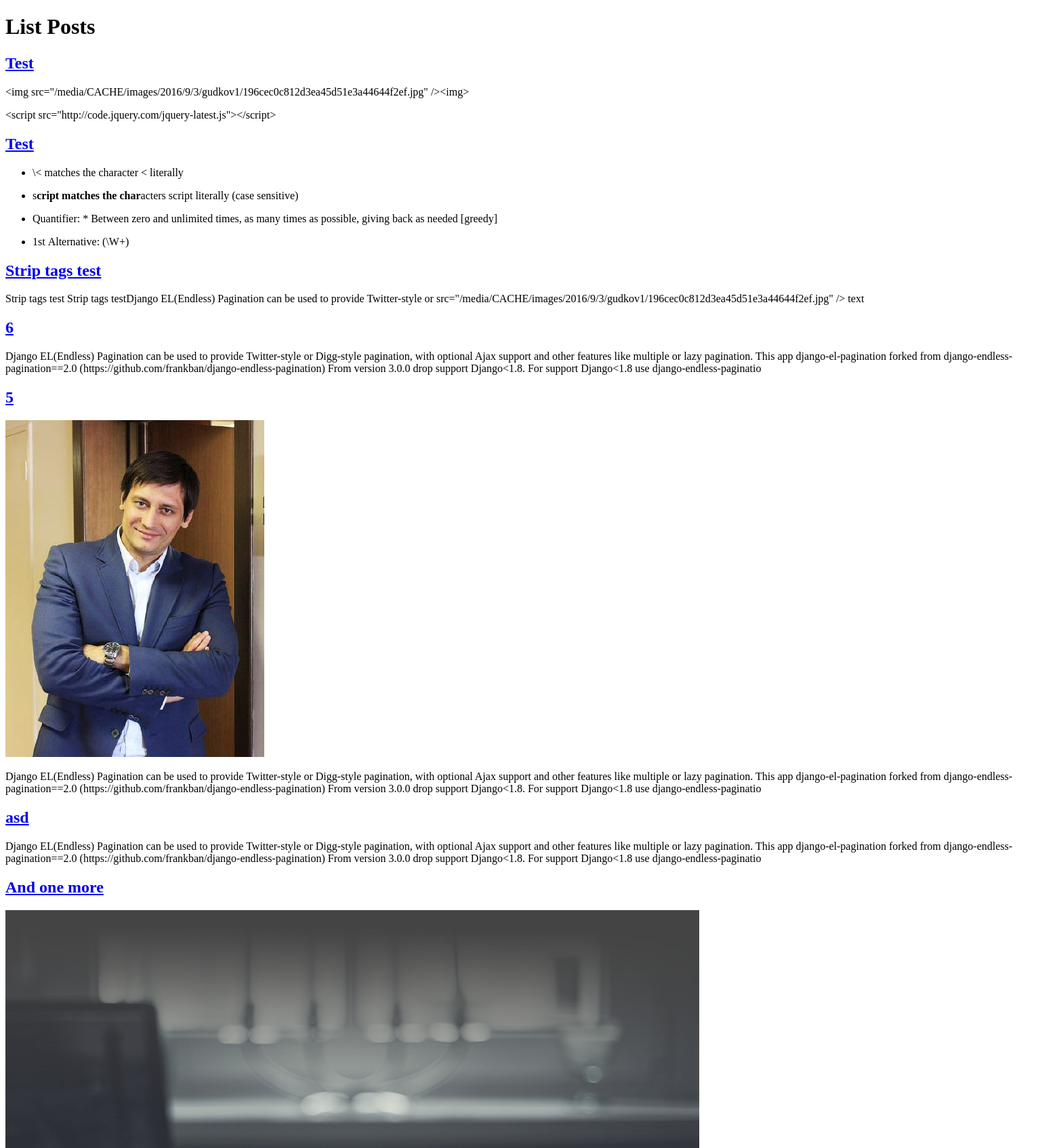
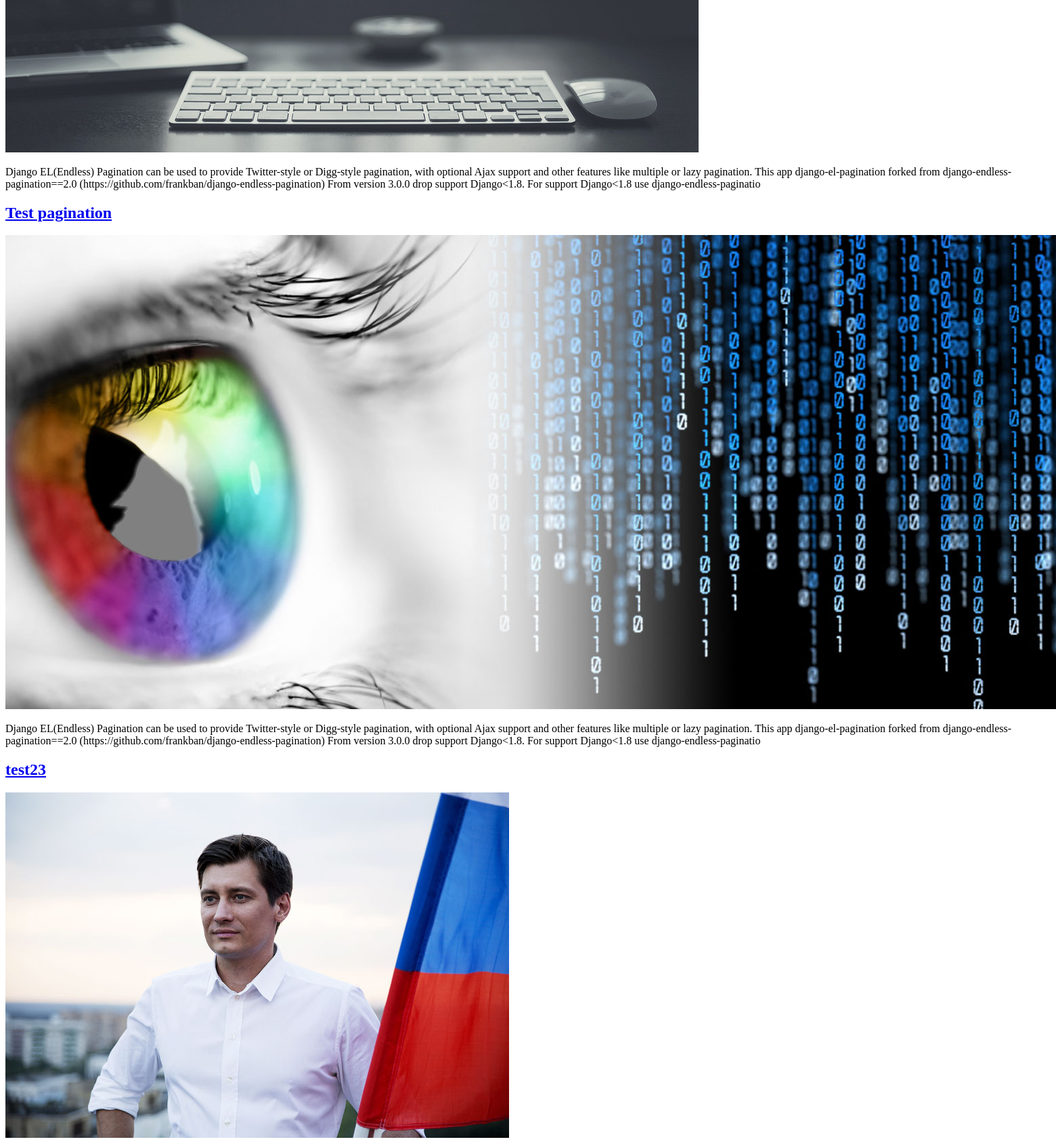
The page / (upper part) on the database its author committed (2 pictures, top to bottom).
### blog/models.py (models this page shows, shortened)
class Post(models.Model):
    title = models.CharField(max_length=150)
    description = RichTextField(max_length = 500, config_name = "description",
                                blank=True)
    text = RichTextUploadingField(config_name = "post")
    today = datetime.date.today()
    post_image = models.ImageField(upload_to =
                        str(today.year)+'/'
                        +str(today.month)+'/'+str(today.day)+'/', blank=True)
    post_image.short_description = 'Image'
    def get_image(self):
        return mark_safe('<img src="%s" />' % (self.post_thumbnail.url))
    get_image.short_description = 'Thumbnail'
    post_thumbnail = ImageSpecField(source='post_image',
                                processors=[ResizeToFit(640, 480)],
                                format='JPEG',
                                options={'quality': 85})
    created = models.DateTimeField(auto_now_add=True)
    edited = models.DateTimeField(auto_now=True)
    published = models.DateTimeField(default=timezone.now)
    author = models.ForeignKey('User') ###
    category = models.ForeignKey('Category')
    tags = models.ManyToManyField('Tag',
                                        related_name='posts',
                                        related_query_name='post',
                                        blank=True)
    url = models.SlugField(blank=True)
    STATUS = (
                ("D", "Draft"),
                ("P","Published"),
    )
    status = models.CharField(max_length=1, choices=STATUS, default="D")
    ordering = ('-published',)
    def get_absolute_url(self):
        cat_url = slugify(self.category)
        post_url = slugify(self.title)
        return "/%s/%s-%i/" % (slugify(self.category), self.url, self.id)

### blog/views.py (the view)
# urls.py: url(r'^$', views.Index, name='Index'),
def Index(request):
    template = 'list.html'
    page_template = 'list_page.html'
    context = {
        'posts': Post.objects.filter(status="P").order_by('-published'),
        'page_template': page_template
    }
    if request.is_ajax():
        template = page_template
    return render(request, template, context )

### blog/models.py (called while the page is built)
    def __str__(self):
        return self.name

### templates/list.html (shortened to what this page needs)
{% extends "index.html" %}
{% block content %}
<h1>List Posts</h1>
{% include page_template %}
{% endblock %}

### templates/list_page.html (shortened to what this page needs)
{% load el_pagination_tags %}
{% autoescape off %}
{% for post in posts %}
  <div class="post">
    <a href="{{ post.get_absolute_url }}"><h2>{{ post.title }}</h2></a>
    {% if post.post_image %}
    <div class="thumbnail">
        {{ post.get_image }}
    </div>
    {% endif %}
    <p>
      {{ post.description }}
    </p>
  </div>
{% endfor %}
{% endautoescape %}

### rows shown on the page
Post: title "Test", description "<img src=\"/media/CACHE/images/2016/9/3/gudkov1/196cec0c812d3ea45d51e3a44644f2ef.jpg\" /><img> <script src=\"http://code.jquery.com/jquery-latest.js\"></script>"
Post: title "Test", description "\\< matches the character < literally s cript matches the char acters script literally (case sensitive) Quantifier: * Between zero and unlimited times, as many times as possible, giving back as needed [greedy] 1st Alternative: (\\W+)"
Post: title "Strip tags test", description "Strip tags test Strip tags testDjango EL(Endless) Pagination can be used to provide Twitter-style or src=\"/media/CACHE/images/2016/9/3/gudkov1/196cec0c812d3ea45d51e3a44644f2ef.jpg\" /> text"
Post: title "6", description "Django EL(Endless) Pagination can be used to provide Twitter-style or Digg-style pagination, with optional Ajax support and other features like multiple or lazy pagination. This app django-el-pagination forked from django-endless-pagination==2.0 (https://github.com/frankban/django-endless-pagination) From version 3.0.0 drop support Django<1.8. For support Django<1.8 use django-endless-paginatio"
Post: title "5", get_image (picture), description "Django EL(Endless) Pagination can be used to provide Twitter-style or Digg-style pagination, with optional Ajax support and other features like multiple or lazy pagination. This app django-el-pagination forked from django-endless-pagination==2.0 (https://github.com/frankban/django-endless-pagination) From version 3.0.0 drop support Django<1.8. For support Django<1.8 use django-endless-paginatio"
Post: title "asd", description "Django EL(Endless) Pagination can be used to provide Twitter-style or Digg-style pagination, with optional Ajax support and other features like multiple or lazy pagination. This app django-el-pagination forked from django-endless-pagination==2.0 (https://github.com/frankban/django-endless-pagination) From version 3.0.0 drop support Django<1.8. For support Django<1.8 use django-endless-paginatio"
Post: title "And one more", get_image (picture), description "Django EL(Endless) Pagination can be used to provide Twitter-style or Digg-style pagination, with optional Ajax support and other features like multiple or lazy pagination. This app django-el-pagination forked from django-endless-pagination==2.0 (https://github.com/frankban/django-endless-pagination) From version 3.0.0 drop support Django<1.8. For support Django<1.8 use django-endless-paginatio"
Post: title "Test pagination", get_image (picture), description "Django EL(Endless) Pagination can be used to provide Twitter-style or Digg-style pagination, with optional Ajax support and other features like multiple or lazy pagination. This app django-el-pagination forked from django-endless-pagination==2.0 (https://github.com/frankban/django-endless-pagination) From version 3.0.0 drop support Django<1.8. For support Django<1.8 use django-endless-paginatio"
Post: title "test23", get_image (picture)
